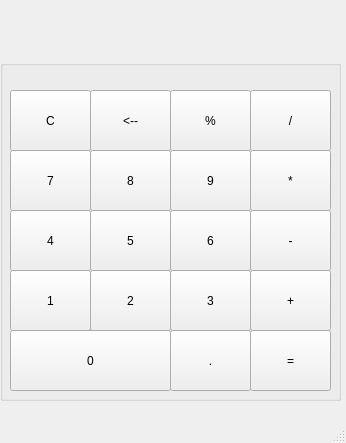
<?xml version="1.0" encoding="UTF-8"?>
<ui version="4.0">
 <class>MainWindow</class>
 <widget class="QMainWindow" name="MainWindow">
  <property name="geometry">
   <rect>
    <x>0</x>
    <y>0</y>
    <width>346</width>
    <height>443</height>
   </rect>
  </property>
  <property name="windowTitle">
   <string>Calc</string>
  </property>
  <property name="styleSheet">
   <string notr="true"/>
  </property>
  <widget class="QWidget" name="centralwidget">
   <widget class="QGroupBox" name="groupBox">
    <property name="geometry">
     <rect>
      <x>0</x>
      <y>60</y>
      <width>341</width>
      <height>341</height>
     </rect>
    </property>
    <property name="title">
     <string/>
    </property>
    <widget class="QPushButton" name="button1">
     <property name="geometry">
      <rect>
       <x>10</x>
       <y>30</y>
       <width>81</width>
       <height>61</height>
      </rect>
     </property>
     <property name="text">
      <string>C</string>
     </property>
    </widget>
    <widget class="QPushButton" name="button9">
     <property name="geometry">
      <rect>
       <x>10</x>
       <y>150</y>
       <width>81</width>
       <height>61</height>
      </rect>
     </property>
     <property name="text">
      <string>4</string>
     </property>
    </widget>
    <widget class="QPushButton" name="button13">
     <property name="geometry">
      <rect>
       <x>10</x>
       <y>210</y>
       <width>81</width>
       <height>61</height>
      </rect>
     </property>
     <property name="text">
      <string>1</string>
     </property>
    </widget>
    <widget class="QPushButton" name="button5">
     <property name="geometry">
      <rect>
       <x>10</x>
       <y>90</y>
       <width>81</width>
       <height>61</height>
      </rect>
     </property>
     <property name="text">
      <string>7</string>
     </property>
    </widget>
    <widget class="QPushButton" name="button17">
     <property name="geometry">
      <rect>
       <x>10</x>
       <y>270</y>
       <width>161</width>
       <height>61</height>
      </rect>
     </property>
     <property name="text">
      <string>0</string>
     </property>
    </widget>
    <widget class="QPushButton" name="button14">
     <property name="geometry">
      <rect>
       <x>90</x>
       <y>210</y>
       <width>81</width>
       <height>61</height>
      </rect>
     </property>
     <property name="text">
      <string>2</string>
     </property>
    </widget>
    <widget class="QPushButton" name="button2">
     <property name="geometry">
      <rect>
       <x>90</x>
       <y>30</y>
       <width>81</width>
       <height>61</height>
      </rect>
     </property>
     <property name="text">
      <string>&lt;--</string>
     </property>
    </widget>
    <widget class="QPushButton" name="button6">
     <property name="geometry">
      <rect>
       <x>90</x>
       <y>90</y>
       <width>81</width>
       <height>61</height>
      </rect>
     </property>
     <property name="text">
      <string>8</string>
     </property>
    </widget>
    <widget class="QPushButton" name="button18">
     <property name="geometry">
      <rect>
       <x>170</x>
       <y>270</y>
       <width>81</width>
       <height>61</height>
      </rect>
     </property>
     <property name="text">
      <string>.</string>
     </property>
    </widget>
    <widget class="QPushButton" name="button10">
     <property name="geometry">
      <rect>
       <x>90</x>
       <y>150</y>
       <width>81</width>
       <height>61</height>
      </rect>
     </property>
     <property name="text">
      <string>5</string>
     </property>
    </widget>
    <widget class="QPushButton" name="button15">
     <property name="geometry">
      <rect>
       <x>170</x>
       <y>210</y>
       <width>81</width>
       <height>61</height>
      </rect>
     </property>
     <property name="text">
      <string>3</string>
     </property>
    </widget>
    <widget class="QPushButton" name="button3">
     <property name="geometry">
      <rect>
       <x>170</x>
       <y>30</y>
       <width>81</width>
       <height>61</height>
      </rect>
     </property>
     <property name="text">
      <string>%</string>
     </property>
    </widget>
    <widget class="QPushButton" name="button7">
     <property name="geometry">
      <rect>
       <x>170</x>
       <y>90</y>
       <width>81</width>
       <height>61</height>
      </rect>
     </property>
     <property name="text">
      <string>9</string>
     </property>
    </widget>
    <widget class="QPushButton" name="button19">
     <property name="geometry">
      <rect>
       <x>250</x>
       <y>270</y>
       <width>81</width>
       <height>61</height>
      </rect>
     </property>
     <property name="text">
      <string>=</string>
     </property>
    </widget>
    <widget class="QPushButton" name="button11">
     <property name="geometry">
      <rect>
       <x>170</x>
       <y>150</y>
       <width>81</width>
       <height>61</height>
      </rect>
     </property>
     <property name="text">
      <string>6</string>
     </property>
    </widget>
    <widget class="QPushButton" name="button16">
     <property name="geometry">
      <rect>
       <x>250</x>
       <y>210</y>
       <width>81</width>
       <height>61</height>
      </rect>
     </property>
     <property name="text">
      <string>+</string>
     </property>
    </widget>
    <widget class="QPushButton" name="button4">
     <property name="geometry">
      <rect>
       <x>250</x>
       <y>30</y>
       <width>81</width>
       <height>61</height>
      </rect>
     </property>
     <property name="text">
      <string>/</string>
     </property>
    </widget>
    <widget class="QPushButton" name="button8">
     <property name="geometry">
      <rect>
       <x>250</x>
       <y>90</y>
       <width>81</width>
       <height>61</height>
      </rect>
     </property>
     <property name="text">
      <string>*</string>
     </property>
    </widget>
    <widget class="QPushButton" name="button12">
     <property name="geometry">
      <rect>
       <x>250</x>
       <y>150</y>
       <width>81</width>
       <height>61</height>
      </rect>
     </property>
     <property name="text">
      <string>-</string>
     </property>
    </widget>
    <zorder>button5</zorder>
    <zorder>button1</zorder>
    <zorder>button9</zorder>
    <zorder>button13</zorder>
    <zorder>button17</zorder>
    <zorder>button14</zorder>
    <zorder>button2</zorder>
    <zorder>button6</zorder>
    <zorder>button18</zorder>
    <zorder>button10</zorder>
    <zorder>button15</zorder>
    <zorder>button3</zorder>
    <zorder>button7</zorder>
    <zorder>button19</zorder>
    <zorder>button11</zorder>
    <zorder>button16</zorder>
    <zorder>button4</zorder>
    <zorder>button8</zorder>
    <zorder>button12</zorder>
   </widget>
   <widget class="QLabel" name="result">
    <property name="geometry">
     <rect>
      <x>30</x>
      <y>20</y>
      <width>291</width>
      <height>41</height>
     </rect>
    </property>
    <property name="styleSheet">
     <string notr="true">QLabel {
font-size:30px;
qproperty-alignment: AlignRight;
}</string>
    </property>
    <property name="text">
     <string/>
    </property>
   </widget>
  </widget>
  <widget class="QMenuBar" name="menubar">
   <property name="geometry">
    <rect>
     <x>0</x>
     <y>0</y>
     <width>346</width>
     <height>25</height>
    </rect>
   </property>
  </widget>
  <widget class="QStatusBar" name="statusbar"/>
 </widget>
 <resources/>
 <connections/>
</ui>
